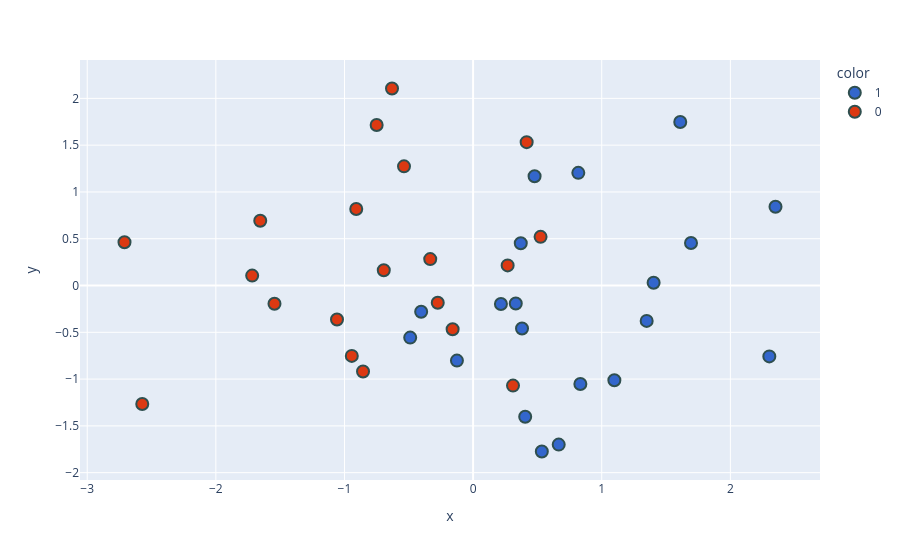

Notebook source saved alongside this figure:
### Code cell
new_df['target'] = new_df['target'].astype('str')
fig = px.scatter(x=new_df['PC1'],
                 y=new_df['PC2'],
                 color=new_df['target'],
                 color_discrete_sequence=px.colors.qualitative.G10
                )

fig.update_traces(marker=dict(size=12,
                              line=dict(width=2,
                                        color='DarkSlateGrey')),
                  selector=dict(mode='markers'))

fig.show()

### Figure 1 — Plotly figure (JSON) as saved in the notebook; plotly's stock layout.template omitted (floating-point values rounded to 4 significant figures)
{"data": [{"hovertemplate": "color=1<br>x=%{x}<br>y=%{y}<extra></extra>", "legendgroup": "1", "marker": {"color": "#3366CC", "line": {"color": "DarkSlateGrey", "width": 2}, "size": 12, "symbol": "circle"}, "mode": "markers", "name": "1", "orientation": "v", "showlegend": true, "type": "scatter", "x": [2.303, 0.3803, 0.5343, 1.61, 1.098, 1.694, 0.8339, 0.4779, 1.349, 0.2164, 0.8179, 1.403, 0.405, -0.489, -0.4038, 2.351, 0.3317, 0.3705, 0.6655, -0.1257], "xaxis": "x", "y": [-0.7576, -0.4594, -1.774, 1.748, -1.012, 0.4547, -1.052, 1.168, -0.3779, -0.1974, 1.204, 0.02926, -1.403, -0.5567, -0.2804, 0.8418, -0.1922, 0.4512, -1.7, -0.8023], "yaxis": "y"}, {"hovertemplate": "color=0<br>x=%{x}<br>y=%{y}<extra></extra>", "legendgroup": "0", "marker": {"color": "#DC3912", "line": {"color": "DarkSlateGrey", "width": 2}, "size": 12, "symbol": "circle"}, "mode": "markers", "name": "0", "orientation": "v", "showlegend": true, "type": "scatter", "x": [0.5245, -0.8558, -0.9432, 0.2685, -1.544, 0.4164, -0.1592, -2.572, -1.058, -0.3333, -0.9086, -0.6305, -0.5373, -2.71, -0.2749, -1.655, -0.6944, -0.7498, -1.718, 0.3102], "xaxis": "x", "y": [0.5202, -0.9185, -0.752, 0.215, -0.1946, 1.532, -0.4671, -1.266, -0.3638, 0.2821, 0.817, 2.105, 1.274, 0.4627, -0.1849, 0.6915, 0.163, 1.716, 0.1059, -1.07], "yaxis": "y"}], "layout": {"legend": {"title": {"text": "color"}, "tracegroupgap": 0}, "margin": {"t": 60}, "xaxis": {"anchor": "y", "domain": [0, 1], "title": {"text": "x"}}, "yaxis": {"anchor": "x", "domain": [0, 1], "title": {"text": "y"}}}}
